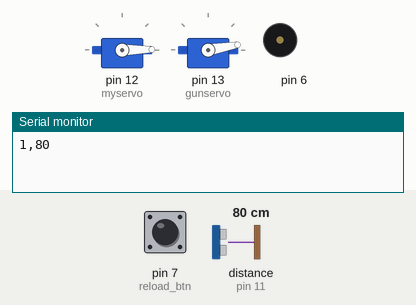
Recording of a sketch running on a simulated Arduino Uno, built with avr-gcc and run on an emulated ATmega328P. Shown: 2 × servo, buzzer (waves = sounding), the last lines printed to the serial monitor. Wiring (inferred from the names in the program): ultrasonic range finder: trigger pin 10; echo pin 11. The inputs (shaded band) are chosen by the test bench; at power-on: distance to the obstacle (sensor on pin 11) 80 cm, pin 7 (reload_btn) HIGH. The echo pulse lasts 58.3 µs per cm.

Above: at 0.01 s.
1.3 s: distance to the obstacle (sensor on pin 11) set to 2 cm
At 2.1 s:
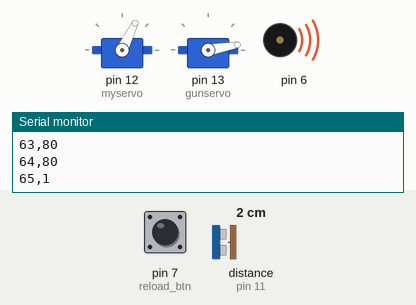
4.3 s: pin 7 (reload_btn) pulled LOW for 1 s
At 4.77 s:
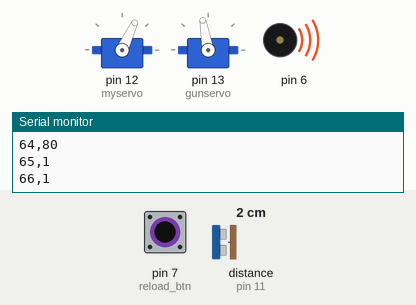
8.3 s: pin 7 (reload_btn) pulled LOW for 0.15 s
At 12.9 s:
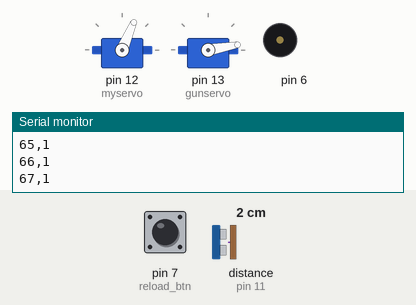
Timing chart, 0 to 14.4 s (numbered marks = the images above; inputs shaded):
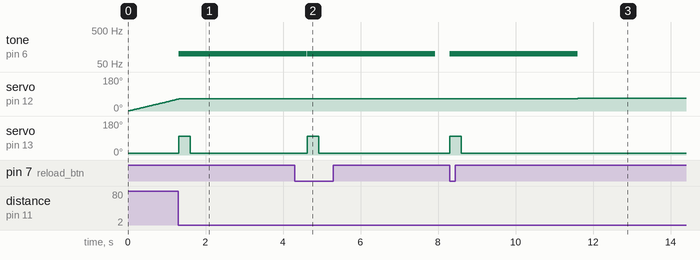

The sketch:

radar_shotgun.ino
```cpp
#include <Servo.h>
Servo myservo;
Servo gunservo;
const int trigPin = 10;
const int echoPin = 11;

const float speedOfSound = 0.034656;
long duration;
int distance;

int servoRotation = 1;
int rotationStep = 1;
int gun_reloaded = 1;
int reload_btn = 7;


void print(int rot, int dist) {
  Serial.print(rot);
  Serial.print(",");
  Serial.println(dist);
}

void setup() {
  pinMode(trigPin, OUTPUT);
  digitalWrite(trigPin, LOW);
  pinMode(echoPin, INPUT);
  pinMode(reload_btn, INPUT_PULLUP);

  Serial.begin(9600);
  myservo.attach(12);
  gunservo.attach(13);
  myservo.write(servoRotation);
  gunservo.write(10);
}

void loop() {
  distance = calculateDistance();

  int reload_btn_state = digitalRead(reload_btn);
  if (reload_btn_state == 0){
    gun_reloaded = 1;
  }

  if (gun_reloaded == 1){
    print(servoRotation, distance);

    if (distance < 40 && distance != 0){
       shoot();
    }

    myservo.write(servoRotation);
    if(servoRotation >= 180) {
      rotationStep *= -1;
    } else if(servoRotation <= 0) {
      rotationStep *= -1;
    }
    servoRotation += rotationStep;
    delay(15);
  }

}

int calculateDistance() {
    digitalWrite(trigPin, HIGH);
    delayMicroseconds(10);
    digitalWrite(trigPin, LOW);
    duration = pulseIn(echoPin, HIGH);
    distance = (duration * speedOfSound) / 2;
    return distance;
}

void shoot(){
  if (gun_reloaded == 1){
    gunservo.write(100);
    tone(6,100);
    delay(300);
    gunservo.write(10);
    gun_reloaded = 0;
    delay(3000);
    noTone(6);
  }
}

//
//void sound() {
//  if (sound_millis < millis()+5000){
//    tone(6,100);
//  } else {
//    noTone(6);
//  }
//}
```

Measured:
- after the input at 1.3 s, tone on pin 6: silent → 100 Hz at once; servo on pin 12 (myservo): goes on until 1.3 s, then stays 64°; servo on pin 13 (gunservo): 10° → 100° at once, → 10° 0.30 s later
- after the input at 4.3 s, servo on pin 13 (gunservo): 10° → 100° after 0.33 s, → 10° 0.30 s later
- after the input at 8.3 s, tone on pin 6: silent → 100 Hz at once, → silent 3.3 s later; servo on pin 12 (myservo): 66° → 67° after 3.3 s; servo on pin 13 (gunservo): 10° → 100° at once, → 10° 0.30 s later
